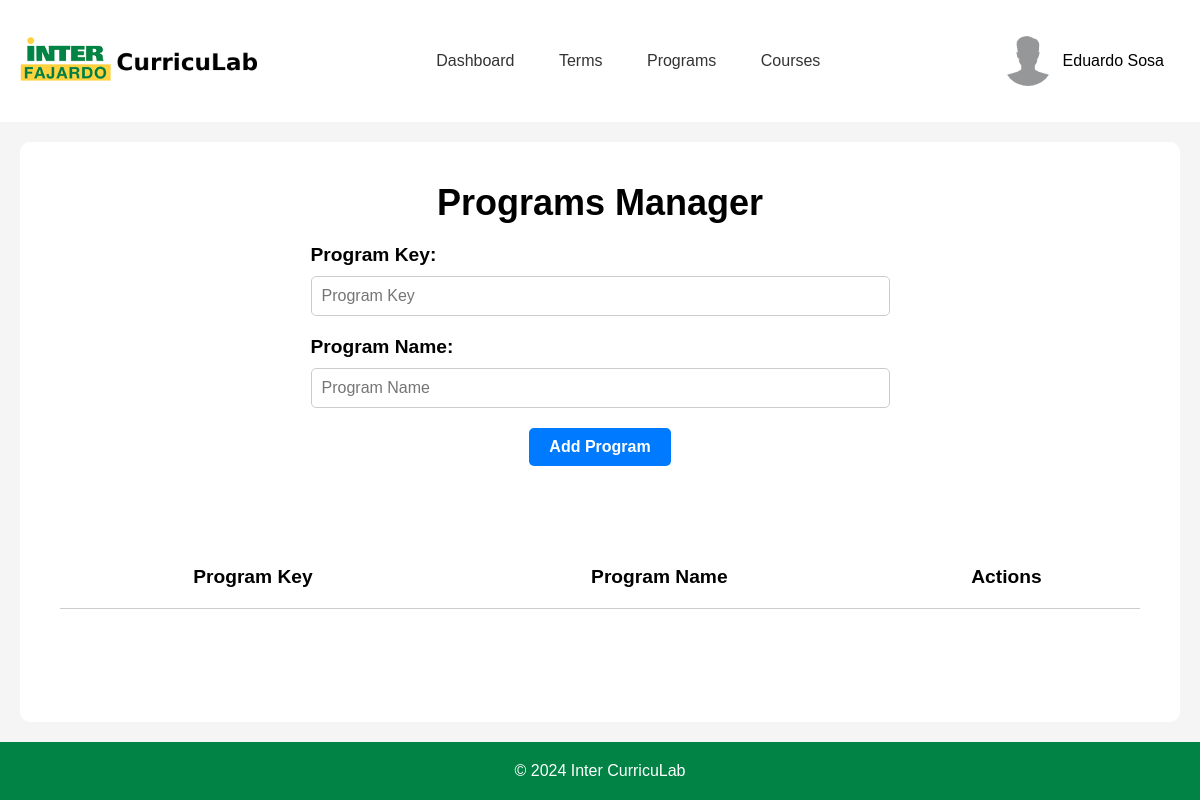
The app's page /templates/adminPages/adminPrograms.php (signed in), older data.
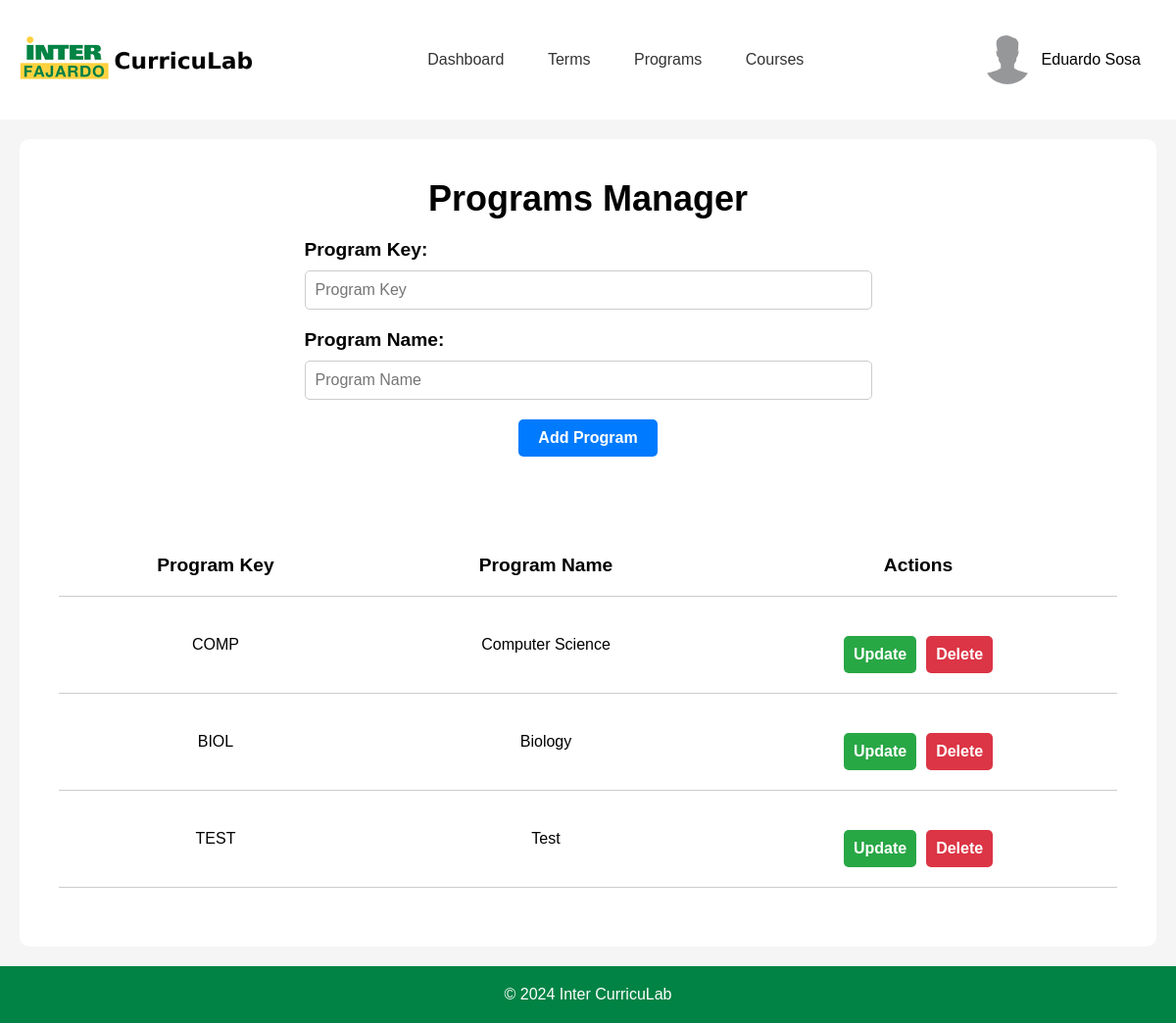
The same page, newer data.
### tables this page shows
CREATE TABLE "program" (
	"ProgramID"	INTEGER NOT NULL UNIQUE,
	"ProgramKey"	TEXT UNIQUE,
	"ProgramName"	TEXT,
	PRIMARY KEY("ProgramID" AUTOINCREMENT)
);

### templates/adminPages/adminPrograms.php (the view, shortened to what this page needs)
<?php
$config = require_once '../../backend/php/config.php';
if (!isset($_SESSION['email'])) {
    header('Location: ../index.php');
    exit;
} else {
    if ($config['db']['type'] === 'sqlite') {
        $db = new SQLite3($config['db']['sqlite']['path']);
    } elseif ($config['db']['type'] === 'mysql') {
        $dsn = "mysql:host={$config['db']['mysql']['host']};dbname={$config['db']['mysql']['dbname']}";
        $db = new PDO($dsn, $config['db']['mysql']['username'], $config['db']['mysql']['password']);
    }
    $stmt = $db->prepare('SELECT * FROM program');
    $result = $stmt->execute();
    $programs = $result->fetchArray(SQLITE3_ASSOC);
    $programs = [];
    if (isset($_POST['sort'])) {
        $programs = sortTable();
    } else {
        $stmt = $db->prepare('SELECT * FROM program');
        $result = $stmt->execute();
        $programs = fetchAllRows($result);
    }
}
function fetchAllRows($result) {
    $rows = [];
    while ($row = $result->fetchArray(SQLITE3_ASSOC)) {
        $rows[] = $row;
    }
    return $rows;
}
?>
<!DOCTYPE html>
<html lang="en">
<head>
    <link rel="stylesheet" href="../../static/css/headerFooter.css">
    <link rel="stylesheet" href="../../static/css/adminPrograms.css">
</head>
<body>
    <div id="headerNav">
        <div class="logo">
            <a href="adminDashboard.php">
                <img src="../../static/img/inter-logo-full.png" alt="Inter CurricuLab">
            </a>
        </div>
        <nav>
            <a href="adminDashboard.php">Dashboard</a>
            <a href="adminTerms.php">Terms</a>
            <a href="#">Programs</a>
            <a href="#">Courses</a>
        </nav>
        <div class="userBox">
            <button onclick="myFunction()" class="userDropdownButton">
                <img src="../../static/img/userProfile.jpg" alt="User" >
                <?php
                echo $_SESSION['firstName'] . ' ' . $_SESSION['lastName'];
                ?>
            </button>
        </div>
    </div>
    <div id="container">
        <div class="container-upperBox">
            <div class="programsForm">
                <div class="header">
                    <h2>Programs Manager</h2>
                </div>
                <div class="form-container">
                    <form method="POST">
                        <div class="inputBox">
                            <label for="programKey">Program Key:</label>
                            <input type="text" name="programKey" id="programKey" placeholder="Program Key" required>
                        </div>
                        <div class="inputBox">
                            <label for="programName">Program Name:</label>
                            <input type="text" name="programName" id="programName" placeholder="Program Name" required>
                        </div>
                        <div class="inputBox">
                            <button type="submit">Add Program</button>
                        </div>
                    </form>
                </div>
            </div>
            <div class="programsTable">
                <table>
                    <tr>
                        <th>
                            <form method="POST">
                                <button type="submit" name="sort" value="ProgramKey">Program Key</button>
                            </form>
                        </th>
                        <th>
                            <form method="POST">
                                <button type="submit" name="sort" value="ProgramName">Program Name</button>
                            </form>
                        </th>
                        <th>Actions</th>
                    </tr>
                    <?php
                    foreach ($programs as $row) {
                        echo '<tr>';
                        echo '<td>' . htmlspecialchars($row['ProgramKey'] ?? '') . '</td>';
                        echo '<td>' . htmlspecialchars($row['ProgramName'] ?? '') . '</td>';
                        echo '<td>';
                        ?>
                        <div class="actionButtons">
                            <button class="updateButton">Update</button>
                            <form method="POST">
                                <button class="deleteButton" type="submit">Delete</button>
                            </form>
                        </div>
                        <?php
                        echo '</td>';
                        echo '</tr>';
                    }
                    ?>
                </table>
            </div>
        </div>
    </div>
    <footer>
        <p>&copy; 2024 Inter CurricuLab</p>
    </footer>
</body>
</html>

### static/css/headerFooter.css (style rules this page uses)
* { margin: 0; padding: 0; box-sizing: border-box; font-family: 'Poppins', sans-serif; }
body { display: flex; flex-direction: column; min-height: 100vh; }
#headerNav { display: flex; justify-content: space-between; align-items: center; }
.logo { margin: 20px; }
.logo img { width: 250px; }
nav a { padding: 20px; text-decoration: none; color: #333; border-radius: 5px; }
.userBox { margin: 20px; }
.userDropdownButton { padding: 16px; font-size: 16px; border: none; cursor: pointer; background-color: transparent; border-radius: 5px; }
.userBox { position: relative; display: inline-block; }
.userBox img { width: 50px; height: 50px; border-radius: 50%; margin-right: 10px; }
.userDropdownButton img { pointer-events: none; }
.userBox button { display: flex; align-items: center; justify-content: center; }
footer { background-color: #008345; color: white; text-align: center; padding: 20px; margin-top: auto; }

### static/css/adminPrograms.css (style rules this page uses)
#container { display: flex; flex-direction: column; background-color: #f5f5f5; flex-grow: 1; }
.container-upperBox { display: flex; flex-direction: column; align-items: center; background-color: white; margin: 20px; padding: 20px; border-radius: 10px; flex-grow: 1; }
.programsForm { display: flex; flex-direction: column; align-items: center; width: 100%; margin: 20px 0; }
.programsForm .header { font-size: 1.5em; font-weight: bold; margin-bottom: 20px; }
.programsForm .inputBox:not(:last-child) { display: flex; flex-direction: column; width: 100%; margin-bottom: 20px; }
.programsForm .inputBox:last-child { display: flex; justify-content: center; align-items: center; width: 100%; margin-bottom: 20px; }
.programsForm .inputBox label { font-size: 1.2em; font-weight: bold; margin-bottom: 10px; }
.programsForm .inputBox input { width: 100%; padding: 10px; margin-right: 350px; font-size: 1em; border-radius: 5px; border: 1px solid #ccc; }
.programsForm .inputBox button { padding: 10px 20px; font-size: 1em; font-weight: bold; color: white; background-color: #007bff; border: none; border-radius: 5px; cursor: pointer; }
.programsTable { display: flex; flex-direction: column; align-items: center; background-color: white; margin: 20px; padding: 20px; border-radius: 10px; flex-grow: 1; width: 100%; }
.programsTable table { width: 100%; border-collapse: collapse; }
.programsTable table th { padding: 20px; text-align: center; border-bottom: 1px solid #ccc; font-size: 1.2em; }
.programsTable table th button { font-size: 1em; font-weight: bold; background-color: transparent; border: none; border-radius: 5px; cursor: pointer; }
.programsTable table td { padding: 20px; border-bottom: 1px solid #ccc; text-align: center; }
.actionButtons { display: flex; justify-content: center; align-items: center; width: 100%; margin-top: 20px; }
.updateButton { padding: 10px 10px; margin: 0 5px; font-size: 1em; font-weight: bold; color: white; background-color: #28a745; border: none; border-radius: 5px; cursor: pointer; }
.deleteButton { padding: 10px 10px; margin: 0 5px; font-size: 1em; font-weight: bold; color: white; background-color: #dc3545; border: none; border-radius: 5px; cursor: pointer; }

Row changes from the older to the newer data that the page shows:
added program: ProgramKey "COMP", ProgramName "Computer Science"
added program: ProgramKey "BIOL", ProgramName "Biology"
added program: ProgramKey "TEST", ProgramName "Test"
